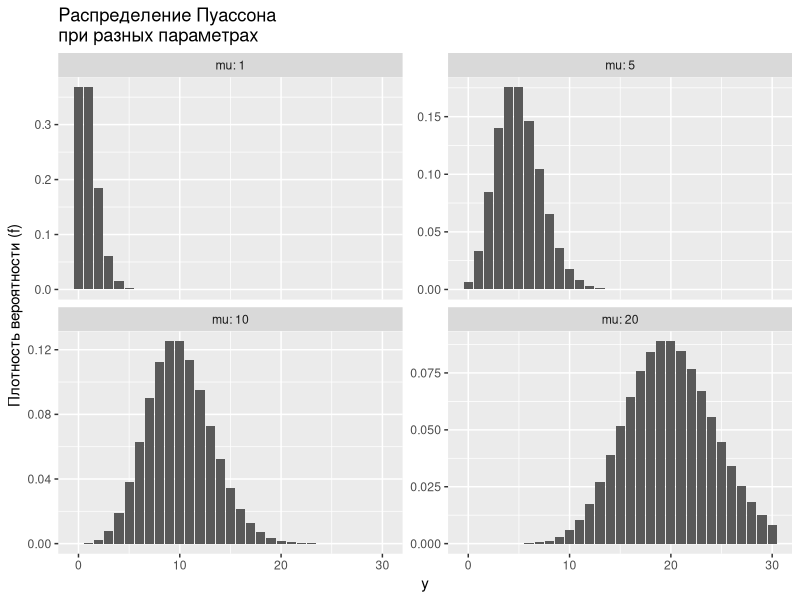
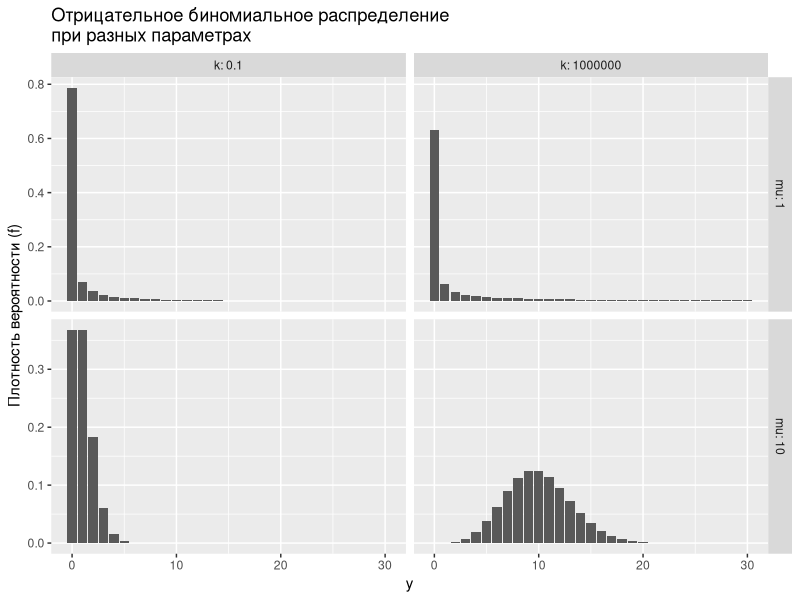
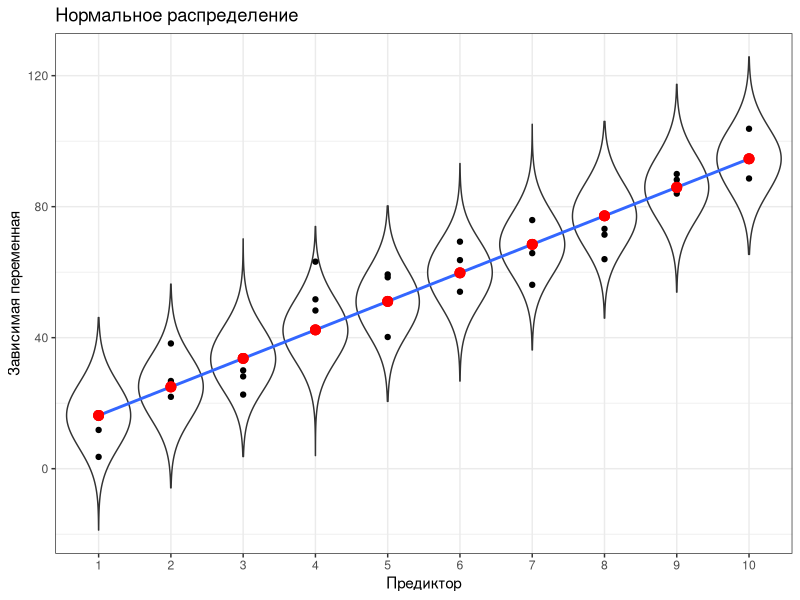
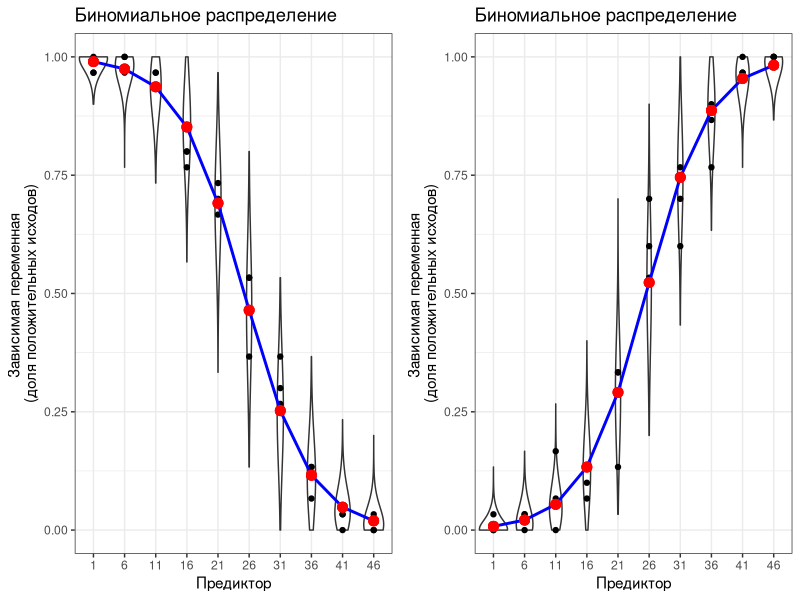
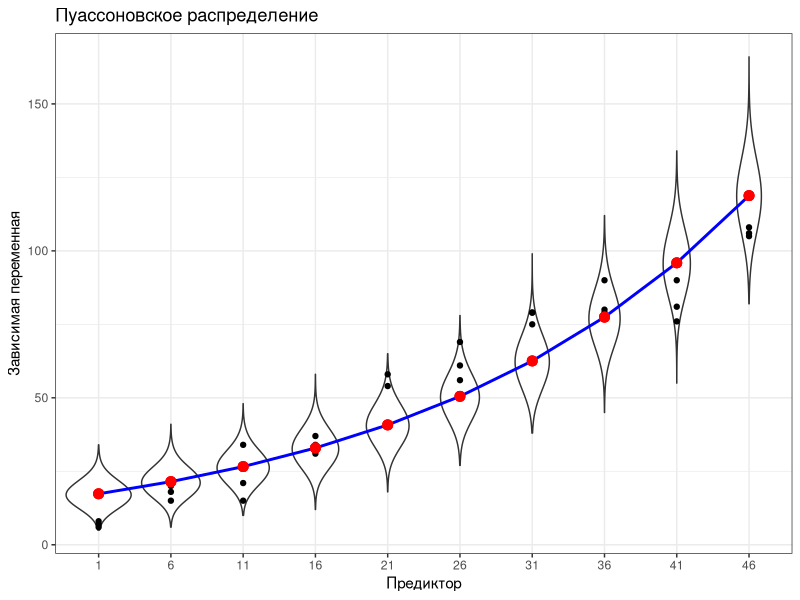
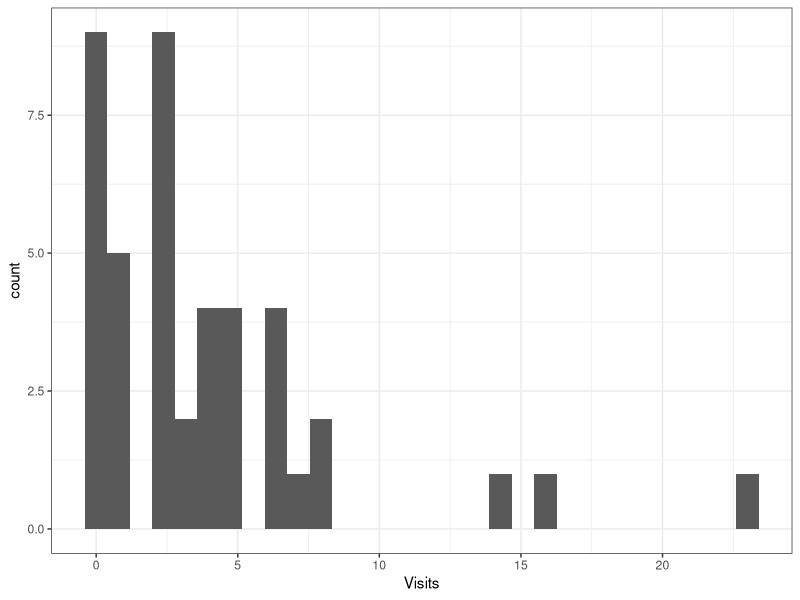
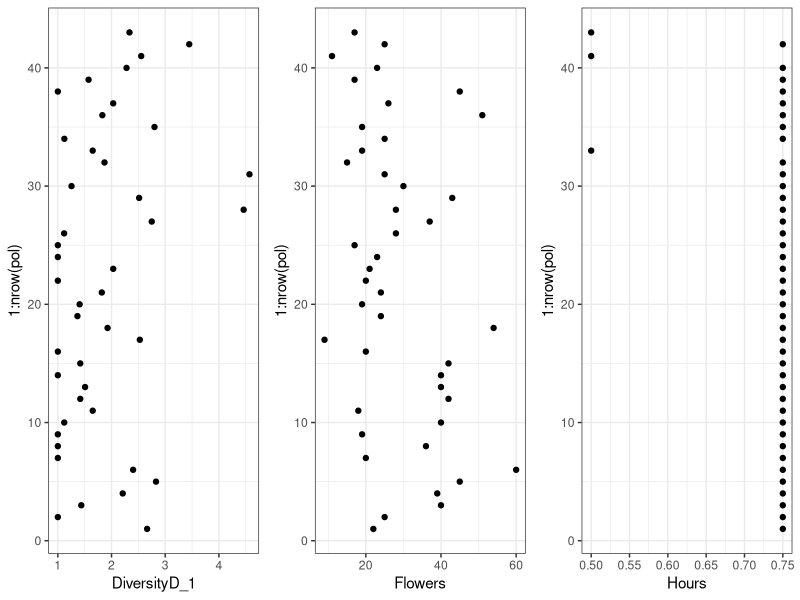
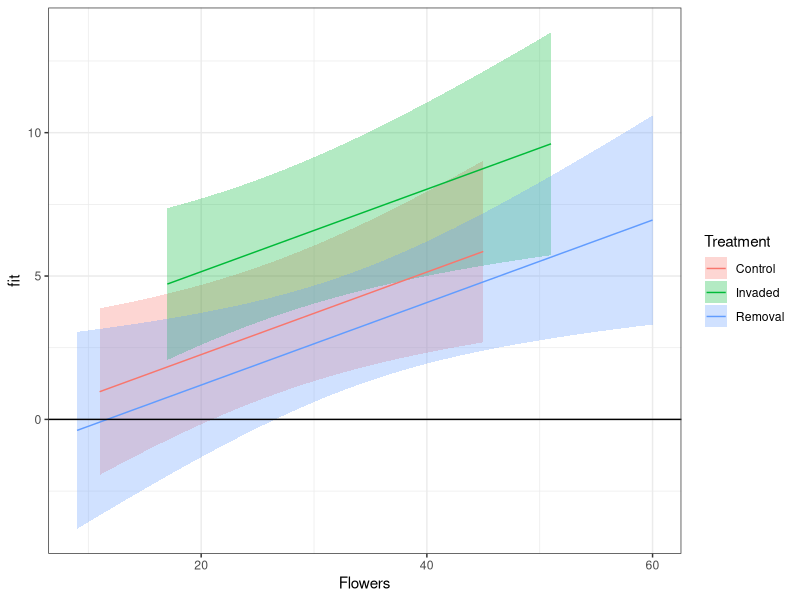

Generate these figures, in order, with R: (Note: this script raises an error after producing the figures.)
## ---- chunk 1
# output options
options(width = 70, scipen = 6, digits = 3)
library(knitr)
# chunk default options
opts_chunk$set(fig.align='center', tidy = FALSE, fig.width = 7, fig.height = 3, warning = FALSE, cache = FALSE)
## ---- chunk 2
library(ggplot2)
mu1 <- 1
mu2 <- 5
mu3 <- 10
mu4 <- 20
y <- 0:30

pi <- data.frame(
  y = rep(y, 4), 
  pi = c(dpois(y, mu1), dpois(y, mu2), dpois(y, mu3), dpois(y, mu4)), 
  mu = rep(c(mu1, mu2, mu3, mu4), each = length(y))
)

ggplot(pi, aes(x = y, y = pi)) + 
  geom_bar(stat = "identity") + 
  facet_wrap(~ mu, nrow = 2, scales = "free_y", labeller = label_both) + 
  ggtitle("Распределение Пуассона \nпри разных параметрах") + 
  ylab("Плотность вероятности (f)")
## ---- chunk 3
mu1 <- 1
mu2 <- 10
k1 <- 0.1
k2 <- 1000000
y <- 0:30

pi <- data.frame(
  y = rep(y, 4), 
  pi = c(dnbinom(y, size = k1, mu = mu1), 
         dnbinom(y, size = k1, mu = mu2), 
         dnbinom(y, size = k2, mu = mu1), 
         dnbinom(y, size = k2, mu = mu2)), 
  mu = rep(c(mu1, mu2), each = 2*length(y)), 
  k = rep(c(k1, k2, k1, k2), each = length(y)) )

ggplot(pi, aes(x = y, y = pi)) + 
  geom_bar(stat = "identity") + 
  facet_grid(mu~k, labeller = label_both, scales = "free_y") + 
  ggtitle("Отрицательное биномиальное распределение \nпри разных параметрах") + 
  ylab("Плотность вероятности (f)")
## ---- chunk 4
library(gridExtra)

theme_set(theme_bw())

# Регрессия с нормальным распределением 
xy <- data.frame(X = rep(1:10, 3))
xy$Y <- 10*xy$X + rnorm(30, 0, 10)

Mod <- lm(Y ~ X, data = xy)

xy$predicted <- predict(Mod)

xy$predicted2 <- xy$predicted/0.8

rand_df <- matrix(rep(NA,100000), ncol = 10)
for(i in 1:10) rand_df[,i] <- rnorm(10000, xy$predicted[i], summary(Mod)$sigma)

rand_df <- data.frame(X = rep(xy$X, each = 10000), Y = as.vector(rand_df))



Plot_Norm <- ggplot(xy, aes(x = X, y = Y)) + geom_violin(data = rand_df, aes(x = factor(X)), adjust = 5) + geom_point() + geom_smooth(method = "lm", se = F) + geom_point(data = xy, aes(x = X, y = predicted), color = "red", size = 3) + labs(x = "Предиктор", y = "Зависимая переменная") + ggtitle("Нормальное распределение") 




#Регрессия с биномиальным распределением

#Нсходящая
xy <- data.frame(X = rep(seq(1,50, 5), 3))
p <- -0.2*xy$X + 5
p <- exp(p) / (1 + exp(p))

Size = length(xy$X)

xy$Y <- rbinom(30, Size, p)/Size

Mod <- glm(Y ~ X, data = xy, family = "binomial")



xy$predicted <- predict(Mod, type = "response")


rand_df <- matrix(rep(NA,100000), ncol = 10)



for(i in 1:10) rand_df[,i] <- rbinom(10000, Size, xy$predicted[i]) / Size

rand_df <- data.frame(X = rep(xy$X, each = 10000), Y = as.vector(rand_df))

pred_df <- data.frame(X = unique(xy$X))
pred_df$predicted <- predict(Mod, type = "response", newdata = pred_df)

Plot_Binom1 <-  ggplot(data = xy, aes(x = factor(X), y = Y)) + geom_violin(data = rand_df, aes(x = factor(X)), adjust = 10) + geom_point(data = xy, aes(x = factor(X), y = Y)) + geom_path(data = pred_df, aes(x = factor(X), y = predicted, group = 1), color = "blue", size = 1) + geom_point(data = xy, aes(x = factor(X), y = predicted), color = "red", size = 3) + labs(x = "Предиктор", y = "Зависимая переменная \n(доля положительных исходов)") + ggtitle("Биномиальное распределение")


#Восходящая

xy <- data.frame(X = rep(seq(1,50, 5), 3))
p <- 0.2*xy$X - 5
p <- exp(p) / (1 + exp(p))

Size = length(xy$X)

xy$Y <- rbinom(30, Size, p)/Size

Mod <- glm(Y ~ X, data = xy, family = "binomial")



xy$predicted <- predict(Mod, type = "response")


rand_df <- matrix(rep(NA,100000), ncol = 10)



for(i in 1:10) rand_df[,i] <- rbinom(10000, Size, xy$predicted[i]) / Size

rand_df <- data.frame(X = rep(xy$X, each = 10000), Y = as.vector(rand_df))

pred_df <- data.frame(X = unique(xy$X))
pred_df$predicted <- predict(Mod, type = "response", newdata = pred_df)

Plot_Binom2<-  ggplot(data = xy, aes(x = factor(X), y = Y)) + geom_violin(data = rand_df, aes(x = factor(X)), adjust = 10) + geom_point(data = xy, aes(x = factor(X), y = Y)) + geom_path(data = pred_df, aes(x = factor(X), y = predicted, group = 1), color = "blue", size = 1) + geom_point(data = xy, aes(x = factor(X), y = predicted), color = "red", size = 3) + labs(x = "Предиктор", y = "Зависимая переменная \n(доля положительных исходов)") + ggtitle("Биномиальное распределение")





# Регрессия с пуассоновским распределением

xy <- data.frame(X = rep(seq(1,50, 5), 3))
p <- 2*xy$X + 5

# p <- exp(p)

xy$Y <- rpois(30, p)

Mod <- glm(Y ~ X, data = xy, family = "poisson")



xy$predicted <- predict(Mod, type = "response")


rand_df <- matrix(rep(NA,100000), ncol = 10)



for(i in 1:10) rand_df[,i] <- rpois(10000, xy$predicted[i]) 

rand_df <- data.frame(X = rep(xy$X, each = 10000), Y = as.vector(rand_df))

pred_df <- data.frame(X = unique(xy$X))
pred_df$predicted <- predict(Mod, type = "response", newdata = pred_df)

Plot_Poiss <-  ggplot(data = xy, aes(x = factor(X), y = Y)) + geom_violin(data = rand_df, aes(x = factor(X)), adjust = 5) + geom_point(data = xy, aes(x = factor(X), y = Y)) + geom_path(data = pred_df, aes(x = factor(X), y = predicted, group = 1), color = "blue", size = 1) + geom_point(data = xy, aes(x = factor(X), y = predicted), color = "red", size = 3) + labs(x = "Предиктор", y = "Зависимая переменная") + ggtitle("Пуассоновское распределение")


## ---- chunk 5
Plot_Norm
## ---- chunk 6
grid.arrange(Plot_Binom1, Plot_Binom2, ncol = 2)
## ---- chunk 7
Plot_Poiss
## ---- chunk 8
library(readxl)
pol <- read_excel("data/Pollinators_Montero-Castano, Vila, 2015.xlsx", sheet = 1)
head(pol)
## ---- chunk 9
sum(is.na(pol))
## ---- chunk 10
table(pol$Treatment)
## ---- chunk 11
library(ggplot2)
ggplot(pol, aes(x = Visits)) + geom_histogram()
## ---- chunk 12
gg_dot <- ggplot(pol, aes(y = 1:nrow(pol))) + geom_point()
library(gridExtra)
grid.arrange(gg_dot + aes(x = DiversityD_1),
             gg_dot + aes(x = Flowers),
             gg_dot + aes(x = Hours),
             nrow = 1)
## ---- chunk 13
M0 <- glm(Visits ~ Treatment + DiversityD_1 + Flowers + Hours, data = pol)
## Результаты
summary(M0)
## ---- chunk 14
library(car)
Anova(M0)
## ---- chunk 15
library(plyr)
NewData <- ddply(
  .data = pol, .variables = .(Treatment), .fun = summarise,
  Flowers = seq(min(Flowers), max(Flowers), length = 100))
NewData$DiversityD_1 = mean(pol$DiversityD_1)
NewData$Hours = mean(pol$Hours)
# модельная матрица
X <- model.matrix(~ Treatment + DiversityD_1 + Flowers + Hours, data = NewData)
# коэффициенты
betas <- coef(M0)
# предсказанные значения
NewData$mu <- X %*% betas  # в масштабе функции связи
NewData$fit <- NewData$mu  # в масштабе значений отклика
# стандартные ошибки
NewData$SE <- sqrt(diag(X %*% vcov(M0) %*% t(X)))
# доверительный интервал
NewData$upr <- NewData$mu + 1.96 * NewData$SE
NewData$lwr <- NewData$mu - 1.96 * NewData$SE
# график предсказаний
ggplot(NewData, aes(x = Flowers, y = fit, group = Treatment)) +
  geom_ribbon(aes(ymin = lwr, ymax = upr, fill = Treatment), alpha = 0.3) +
  geom_line(aes(colour = Treatment)) + 
  geom_hline(yintercept = 0)
## ---- chunk 16
# Данные для анализа остатков
M0_diag <- data.frame(.fitted = predict(M0, type = "response"),
                      .pears_resid = residuals(M0, type = "pearson"))
# График остатков
ggplot(M0_diag, aes(x=.fitted, y = .pears_resid)) + 
  geom_point() + geom_hline(yintercept = 0) + 
  geom_smooth(se = FALSE, method = "loess")
## ---- chunk 17
M1 <- glm(Visits ~ Treatment + DiversityD_1 + Flowers + Hours, data = pol,  family = "poisson")
## Результаты
summary(M1)
## ---- chunk 18
Anova(M1)
## ---- chunk 19
NewData <- ddply(
  .data = pol, .variables = .(Treatment), .fun = summarise,
  DiversityD_1 = seq(min(DiversityD_1), max(DiversityD_1), length = 100))
NewData$Flowers = mean(pol$Flowers)
NewData$Hours = mean(pol$Hours)
# модельная матрица
X <- model.matrix(~ Treatment + DiversityD_1 + Flowers + Hours, data = NewData)
# коэффициенты
betas <- coef(M1)
# предсказанные значения
NewData$mu <- X %*% betas      # в масштабе функции связи
NewData$fit <- exp(NewData$mu) # в масштабе значений отклика
# стандартные ошибки
NewData$SE <- sqrt(diag(X %*% vcov(M1) %*% t(X)))
# доверительный интервал
NewData$upr <- exp(NewData$mu + 1.96 * NewData$SE)
NewData$lwr <- exp(NewData$mu - 1.96 * NewData$SE)
# график предсказаний
ggplot(NewData, aes(x = DiversityD_1, y = fit, group = Treatment)) +
  geom_ribbon(aes(ymin = lwr, ymax = upr, fill = Treatment), alpha = 0.3) +
  geom_line(aes(colour = Treatment)) + 
  geom_hline(yintercept = 0)
## ---- chunk 20
M1_diag <- data.frame(.fitted = predict(M1, type = "response"),
                      .pears_resid = residuals(M1, type = "pearson"))
ggplot(M1_diag, aes(x=.fitted, y = .pears_resid)) + geom_point() +
  geom_hline(yintercept = 0) + geom_smooth(se = FALSE, method = "loess")

## ---- chunk 21
pear_res <- resid(M1, type = "pearson") # Пирсоновские остатки
p <- length(coef(M1))                   # число параметров в модели  
N <- nrow(model.frame(M1)) # объем выборки
df <- N - p       # число степеней свободы
Overdisp <- sum(pear_res^2) / df

Overdisp
## ---- chunk 22
M2 <- glm(Visits ~ Treatment + DiversityD_1 + Flowers + Hours, data = pol, family = "quasipoisson")
## Результаты
summary(M2)
## ---- chunk 23
Anova(M2, test = "F")
## ---- chunk 24
library(MASS)
M3 <- glm.nb(Visits ~ Treatment + DiversityD_1 + Flowers + Hours, data = pol, link = "log")
## Результаты
summary(M3)
## ---- chunk 25
Anova(M3)
## ---- chunk 26
M3_diag <- data.frame(.fitted = predict(M3, type = "response"),
                      .pears_resid = residuals(M3, type = "pearson"))
ggplot(M3_diag, aes(x = .fitted, y = .pears_resid)) + geom_point() + 
  geom_hline(yintercept = 0) + geom_smooth(se = FALSE, method = "loess")
## ---- chunk 27
pear_res <- resid(M3, type = "pearson") # Пирсоновские остатки
p <- length(coef(M3))  + 1             # число параметров в модели
N <- nrow(model.frame(M3))             # объем выборки
df <- N - p                            # число степеней свободы
Overdisp <- sum(pear_res^2) / df

Overdisp
## ---- chunk 28
NewData <- ddply(
  .data = pol, .variables = .(Treatment), .fun = summarise,
  DiversityD_1 = seq(min(DiversityD_1), max(DiversityD_1), length = 100))
NewData$Flowers = mean(pol$Flowers)
NewData$Hours = mean(pol$Hours)
# предсказанные значения
Predictions <- predict(M3, newdata = NewData, se.fit = TRUE, type = "response")
NewData$fit <- Predictions$fit
# стандартные ошибки
NewData$SE <- Predictions$se.fit
# доверительный интервал
NewData$upr <- NewData$fit + 1.96 * NewData$SE
NewData$lwr <- NewData$fit - 1.96 * NewData$SE

ggplot(NewData, aes(x = DiversityD_1, y = fit, group = Treatment)) +
  geom_ribbon(aes(ymin = lwr, ymax = upr, fill = Treatment), alpha = 0.3) +
  geom_line(aes(colour = Treatment)) + 
  geom_hline(yintercept = 0)
## ---- chunk 29
data(Affairs, package = "AER")
af <- Affairs
## ---- chunk 30
Mod <- glm(affairs ~ gender + yearsmarried + children + religiousness + education, data = af, family = "poisson")
# Результаты
summary(Mod)
## ---- chunk 31
# Проверка на избыточность дисперсии
pear_res <- resid(Mod, type = "pearson") # Пирсоновские остатки
p <- length(coef(Mod))                   # число параметров в модели  
N <- nrow(model.frame(Mod)) # объем выборки
df <- N - p       # число степеней свободы
Overdisp <- sum(pear_res^2) / df

Overdisp
## ---- chunk 32
Mod1 <- glm(affairs ~ gender + yearsmarried + children + religiousness + education, data = af, family = "quasipoisson")
# Результаты
summary(Mod1)
## ---- chunk 33
Mod_nb <- glm.nb(affairs ~ gender + yearsmarried + children + religiousness + education, data = af)
Anova(Mod_nb)
## ---- chunk 34
Mod_nb_final <- step(Mod_nb, direction = "backward", trace = 0)
summary(Mod_nb_final)
## ---- chunk 35
Mod_nb_diag <- data.frame(
  af,
  .fitted = predict(Mod_nb_final, type = "response"), 
  .pears_resid = residuals(Mod_nb, type = "pearson"))

ggplot(Mod_nb_diag, aes(x = .fitted, y = .pears_resid)) + geom_point() +
  geom_smooth(se = FALSE)
## ---- chunk 36
gg_res <- ggplot(Mod_nb_diag, aes(y = .pears_resid)) +
  geom_boxplot()

grid.arrange(gg_res + aes(x = factor(yearsmarried)),
             gg_res + aes(x = factor(religiousness)),
             gg_res + aes(x = factor(gender)),
             gg_res + aes(x = factor(children)),
             gg_res + aes(x = factor(education)),
             gg_res + aes(x = factor(occupation)),
             nrow = 2)
## ---- chunk 37
# Проверка на избыточность дисперсии
pear_res <- resid(Mod_nb_final, type = "pearson") # Пирсоновские остатки
p <- length(coef(Mod_nb_final)) + 1               # число параметров в модели  
N <- nrow(model.frame(Mod_nb_final)) # объем выборки
df <- N - p       # число степеней свободы
Overdisp <- sum(pear_res^2) / df

Overdisp
## ---- chunk 38
NewData <- expand.grid(
  yearsmarried = seq(min(af$yearsmarried), max(af$yearsmarried)), 
  religiousness = seq(min(af$religiousness), max(af$religiousness), length.out = 3))

# предсказанные значения
Predictions <- predict(Mod_nb_final, newdata = NewData, se.fit = TRUE, type = "response")
NewData$fit <- Predictions$fit
# стандартные ошибки
NewData$SE <- Predictions$se.fit
# доверительный интервал
NewData$upr <- NewData$fit + 1.96 * NewData$SE
NewData$lwr <- NewData$fit - 1.96 * NewData$SE
# график предсказаний модели
ggplot(NewData, aes(x = yearsmarried, y = fit, group = religiousness)) +
  geom_ribbon(aes(ymin = lwr, ymax = upr, fill = religiousness), alpha = 0.2) +
  geom_line(aes(colour = religiousness), size = 1.5) + 
  geom_hline(yintercept = 0) +
  scale_color_gradient(low = "yellow2", high = "red") + 
  scale_fill_gradient(low = "yellow2", high = "red")
